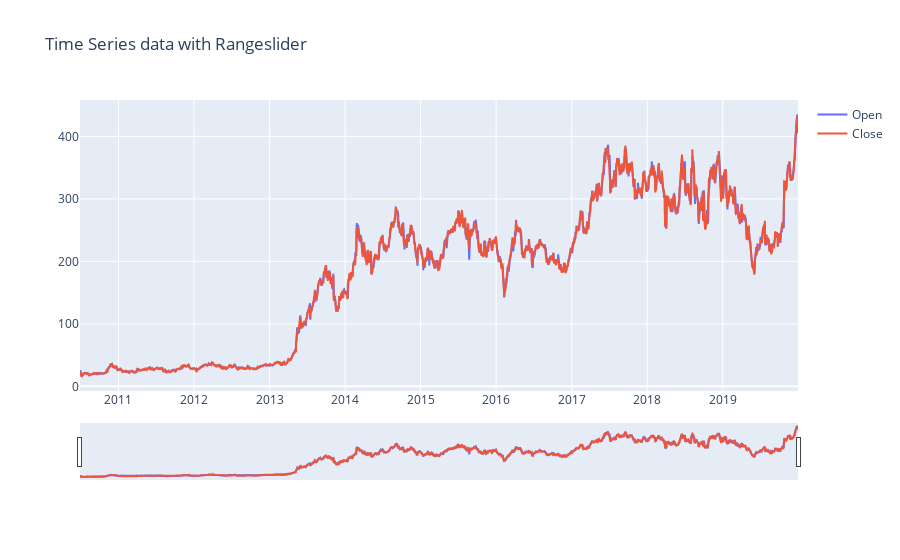

The code cell stored with this chart in its notebook:
### Code cell
fig = go.Figure()
fig.add_trace(go.Scatter(x=df.date, y=df.open, name="Open", mode='lines'))
fig.add_trace(go.Scatter(x=df.date, y=df.close, name="Close", mode='lines'))
fig.update_layout(title_text='Time Series data with Rangeslider', xaxis_rangeslider_visible=True)
#plotly_chart(fig)

### Figure 1 — Plotly figure (JSON) as saved in the notebook; plotly's stock layout.template omitted (floating-point values rounded to 4 significant figures; data arrays with more than 128 entries replaced by an {"elided": "..."} marker saying what was removed)
{"data": [{"mode": "lines", "name": "Open", "type": "scatter", "x": {"elided": "2394 str values"}, "y": {"elided": "2394 float values"}}, {"mode": "lines", "name": "Close", "type": "scatter", "x": {"elided": "2394 str values"}, "y": {"elided": "2394 float values"}}], "layout": {"title": {"text": "Time Series data with Rangeslider"}, "xaxis": {"rangeslider": {"visible": true}}}}
